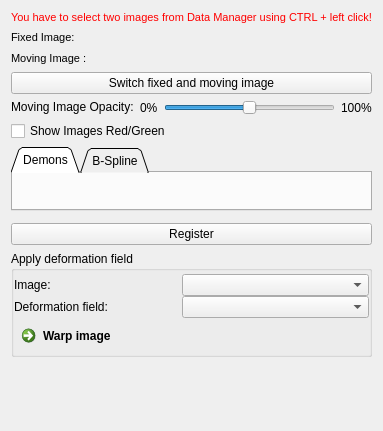
<?xml version="1.0" encoding="UTF-8"?>
<ui version="4.0">
 <class>QmitkDeformableRegistrationViewControls</class>
 <widget class="QWidget" name="QmitkDeformableRegistrationViewControls">
  <property name="geometry">
   <rect>
    <x>0</x>
    <y>0</y>
    <width>382</width>
    <height>431</height>
   </rect>
  </property>
  <property name="sizePolicy">
   <sizepolicy hsizetype="MinimumExpanding" vsizetype="MinimumExpanding">
    <horstretch>0</horstretch>
    <verstretch>0</verstretch>
   </sizepolicy>
  </property>
  <property name="minimumSize">
   <size>
    <width>0</width>
    <height>0</height>
   </size>
  </property>
  <property name="windowTitle">
   <string>DeformableRegistrationViewControls</string>
  </property>
  <layout class="QVBoxLayout" name="verticalLayout_2">
   <item>
    <widget class="QLabel" name="m_StatusLabel">
     <property name="palette">
      <palette>
       <active>
        <colorrole role="WindowText">
         <brush brushstyle="SolidPattern">
          <color alpha="255">
           <red>255</red>
           <green>0</green>
           <blue>0</blue>
          </color>
         </brush>
        </colorrole>
        <colorrole role="Text">
         <brush brushstyle="SolidPattern">
          <color alpha="255">
           <red>0</red>
           <green>0</green>
           <blue>0</blue>
          </color>
         </brush>
        </colorrole>
        <colorrole role="ButtonText">
         <brush brushstyle="SolidPattern">
          <color alpha="255">
           <red>0</red>
           <green>0</green>
           <blue>0</blue>
          </color>
         </brush>
        </colorrole>
       </active>
       <inactive>
        <colorrole role="WindowText">
         <brush brushstyle="SolidPattern">
          <color alpha="255">
           <red>255</red>
           <green>0</green>
           <blue>0</blue>
          </color>
         </brush>
        </colorrole>
        <colorrole role="Text">
         <brush brushstyle="SolidPattern">
          <color alpha="255">
           <red>0</red>
           <green>0</green>
           <blue>0</blue>
          </color>
         </brush>
        </colorrole>
        <colorrole role="ButtonText">
         <brush brushstyle="SolidPattern">
          <color alpha="255">
           <red>0</red>
           <green>0</green>
           <blue>0</blue>
          </color>
         </brush>
        </colorrole>
       </inactive>
       <disabled>
        <colorrole role="WindowText">
         <brush brushstyle="SolidPattern">
          <color alpha="255">
           <red>118</red>
           <green>116</green>
           <blue>108</blue>
          </color>
         </brush>
        </colorrole>
        <colorrole role="Text">
         <brush brushstyle="SolidPattern">
          <color alpha="255">
           <red>118</red>
           <green>116</green>
           <blue>108</blue>
          </color>
         </brush>
        </colorrole>
        <colorrole role="ButtonText">
         <brush brushstyle="SolidPattern">
          <color alpha="255">
           <red>118</red>
           <green>116</green>
           <blue>108</blue>
          </color>
         </brush>
        </colorrole>
       </disabled>
      </palette>
     </property>
     <property name="font">
      <font>
       <pointsize>8</pointsize>
      </font>
     </property>
     <property name="toolTip">
      <string/>
     </property>
     <property name="text">
      <string>You have to select two images from Data Manager using CTRL + left click!</string>
     </property>
    </widget>
   </item>
   <item>
    <layout class="QVBoxLayout" name="verticalLayout">
     <item>
      <layout class="QGridLayout" name="gridLayout">
       <item row="0" column="0">
        <widget class="QLabel" name="m_FixedLabel">
         <property name="font">
          <font>
           <pointsize>8</pointsize>
          </font>
         </property>
         <property name="text">
          <string>Fixed Image:</string>
         </property>
        </widget>
       </item>
       <item row="0" column="1">
        <widget class="QLabel" name="TextLabelFixed">
         <property name="font">
          <font>
           <pointsize>10</pointsize>
          </font>
         </property>
         <property name="text">
          <string/>
         </property>
         <property name="wordWrap">
          <bool>false</bool>
         </property>
        </widget>
       </item>
       <item row="1" column="0">
        <widget class="QLabel" name="m_MovingLabel">
         <property name="font">
          <font>
           <pointsize>8</pointsize>
          </font>
         </property>
         <property name="text">
          <string>Moving Image :</string>
         </property>
        </widget>
       </item>
       <item row="1" column="1">
        <widget class="QLabel" name="TextLabelMoving">
         <property name="font">
          <font>
           <pointsize>10</pointsize>
          </font>
         </property>
         <property name="text">
          <string/>
         </property>
         <property name="wordWrap">
          <bool>false</bool>
         </property>
        </widget>
       </item>
      </layout>
     </item>
     <item>
      <widget class="QPushButton" name="m_SwitchImages">
       <property name="text">
        <string>Switch fixed and moving image</string>
       </property>
      </widget>
     </item>
    </layout>
   </item>
   <item>
    <layout class="QHBoxLayout">
     <item>
      <widget class="QLabel" name="m_OpacityLabel">
       <property name="sizePolicy">
        <sizepolicy hsizetype="Preferred" vsizetype="Fixed">
         <horstretch>0</horstretch>
         <verstretch>0</verstretch>
        </sizepolicy>
       </property>
       <property name="text">
        <string>Moving Image Opacity:</string>
       </property>
       <property name="wordWrap">
        <bool>false</bool>
       </property>
      </widget>
     </item>
     <item>
      <widget class="QLabel" name="label">
       <property name="text">
        <string>0%</string>
       </property>
      </widget>
     </item>
     <item>
      <widget class="QSlider" name="m_OpacitySlider">
       <property name="sizePolicy">
        <sizepolicy hsizetype="Expanding" vsizetype="Preferred">
         <horstretch>0</horstretch>
         <verstretch>0</verstretch>
        </sizepolicy>
       </property>
       <property name="maximum">
        <number>100</number>
       </property>
       <property name="value">
        <number>50</number>
       </property>
       <property name="orientation">
        <enum>Qt::Horizontal</enum>
       </property>
      </widget>
     </item>
     <item>
      <widget class="QLabel" name="label_2">
       <property name="text">
        <string>100%</string>
       </property>
      </widget>
     </item>
    </layout>
   </item>
   <item>
    <widget class="QCheckBox" name="m_ShowRedGreenValues">
     <property name="sizePolicy">
      <sizepolicy hsizetype="Preferred" vsizetype="Fixed">
       <horstretch>0</horstretch>
       <verstretch>0</verstretch>
      </sizepolicy>
     </property>
     <property name="text">
      <string>Show Images Red/Green</string>
     </property>
    </widget>
   </item>
   <item>
    <widget class="QTabWidget" name="m_DeformableTransform">
     <property name="sizePolicy">
      <sizepolicy hsizetype="Expanding" vsizetype="Expanding">
       <horstretch>0</horstretch>
       <verstretch>0</verstretch>
      </sizepolicy>
     </property>
     <property name="tabPosition">
      <enum>QTabWidget::North</enum>
     </property>
     <property name="tabShape">
      <enum>QTabWidget::Triangular</enum>
     </property>
     <property name="currentIndex">
      <number>0</number>
     </property>
     <property name="elideMode">
      <enum>Qt::ElideNone</enum>
     </property>
     <widget class="QWidget" name="Demons">
      <attribute name="title">
       <string>Demons</string>
      </attribute>
     </widget>
     <widget class="QWidget" name="BSpline">
      <attribute name="title">
       <string>B-Spline</string>
      </attribute>
      <widget class="QmitkBSplineRegistrationView" name="m_QmitkBSplineRegistrationViewControls" native="true">
       <property name="geometry">
        <rect>
         <x>30</x>
         <y>20</y>
         <width>271</width>
         <height>291</height>
        </rect>
       </property>
       <property name="sizePolicy">
        <sizepolicy hsizetype="Ignored" vsizetype="Ignored">
         <horstretch>0</horstretch>
         <verstretch>0</verstretch>
        </sizepolicy>
       </property>
      </widget>
     </widget>
    </widget>
   </item>
   <item>
    <widget class="QFrame" name="frame">
     <property name="frameShape">
      <enum>QFrame::StyledPanel</enum>
     </property>
     <property name="frameShadow">
      <enum>QFrame::Raised</enum>
     </property>
     <widget class="QmitkDemonsRegistrationView" name="m_QmitkDemonsRegistrationViewControls" native="true">
      <property name="geometry">
       <rect>
        <x>10</x>
        <y>0</y>
        <width>242</width>
        <height>10</height>
       </rect>
      </property>
      <property name="sizePolicy">
       <sizepolicy hsizetype="Ignored" vsizetype="Ignored">
        <horstretch>0</horstretch>
        <verstretch>0</verstretch>
       </sizepolicy>
      </property>
     </widget>
    </widget>
   </item>
   <item>
    <widget class="QPushButton" name="m_CalculateTransformation">
     <property name="enabled">
      <bool>true</bool>
     </property>
     <property name="sizePolicy">
      <sizepolicy hsizetype="Preferred" vsizetype="Fixed">
       <horstretch>0</horstretch>
       <verstretch>0</verstretch>
      </sizepolicy>
     </property>
     <property name="minimumSize">
      <size>
       <width>150</width>
       <height>0</height>
      </size>
     </property>
     <property name="text">
      <string>Register</string>
     </property>
     <property name="icon">
      <iconset resource="../../resources/QmitkDeformableRegistrationView.qrc">
       <normaloff>:/QmitkDeformableRegistrationView/DeformableRegistration.xpm</normaloff>:/QmitkDeformableRegistrationView/DeformableRegistration.xpm</iconset>
     </property>
     <property name="default">
      <bool>false</bool>
     </property>
    </widget>
   </item>
   <item>
    <widget class="QGroupBox" name="groupBox">
     <property name="title">
      <string>Apply deformation field</string>
     </property>
     <layout class="QFormLayout" name="formLayout">
      <property name="fieldGrowthPolicy">
       <enum>QFormLayout::AllNonFixedFieldsGrow</enum>
      </property>
      <property name="horizontalSpacing">
       <number>0</number>
      </property>
      <property name="verticalSpacing">
       <number>0</number>
      </property>
      <property name="leftMargin">
       <number>0</number>
      </property>
      <property name="topMargin">
       <number>3</number>
      </property>
      <property name="rightMargin">
       <number>0</number>
      </property>
      <property name="bottomMargin">
       <number>0</number>
      </property>
      <item row="1" column="1">
       <widget class="QmitkDataStorageComboBox" name="comboBox">
        <property name="toolTip">
         <string>This deformation field is applied to the selected image.</string>
        </property>
       </widget>
      </item>
      <item row="0" column="1">
       <widget class="QmitkDataStorageComboBox" name="comboBox_2">
        <property name="toolTip">
         <string>This image is transformed with the selected deformation field.</string>
        </property>
       </widget>
      </item>
      <item row="0" column="0">
       <widget class="QLabel" name="label_3">
        <property name="text">
         <string>Image:</string>
        </property>
       </widget>
      </item>
      <item row="1" column="0">
       <widget class="QLabel" name="label_4">
        <property name="text">
         <string>Deformation field:</string>
        </property>
       </widget>
      </item>
      <item row="2" column="0">
       <widget class="QCommandLinkButton" name="m_WarpImageButton">
        <property name="toolTip">
         <string>Apply deformation field.</string>
        </property>
        <property name="text">
         <string>Warp image</string>
        </property>
       </widget>
      </item>
     </layout>
    </widget>
   </item>
   <item>
    <spacer name="verticalSpacer">
     <property name="orientation">
      <enum>Qt::Vertical</enum>
     </property>
     <property name="sizeType">
      <enum>QSizePolicy::MinimumExpanding</enum>
     </property>
     <property name="sizeHint" stdset="0">
      <size>
       <width>20</width>
       <height>1</height>
      </size>
     </property>
    </spacer>
   </item>
  </layout>
 </widget>
 <layoutdefault spacing="6" margin="11"/>
 <customwidgets>
  <customwidget>
   <class>QmitkDemonsRegistrationView</class>
   <extends>QWidget</extends>
   <header location="global">QmitkDemonsRegistrationView.h</header>
   <container>1</container>
  </customwidget>
  <customwidget>
   <class>QmitkBSplineRegistrationView</class>
   <extends>QWidget</extends>
   <header location="global">QmitkBSplineRegistrationView.h</header>
   <container>1</container>
  </customwidget>
  <customwidget>
   <class>QmitkDataStorageComboBox</class>
   <extends>QComboBox</extends>
   <header location="global">QmitkDataStorageComboBox.h</header>
  </customwidget>
 </customwidgets>
 <includes>
  <include location="local">mitkDataNode.h</include>
  <include location="local">mitkBaseData.h</include>
 </includes>
 <resources>
  <include location="../../resources/QmitkDeformableRegistrationView.qrc"/>
 </resources>
 <connections/>
</ui>
